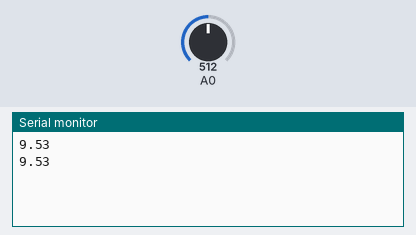
Recording of a sketch running on a simulated Arduino Uno, built with avr-gcc and run on an emulated ATmega328P. Shown: the last lines printed to the serial monitor. The inputs (shaded band) are chosen by the test bench; at power-on: A0 = 512.

Above: at 1.8 s.
1.9 s: A0 set to 0
At 2.8 s:
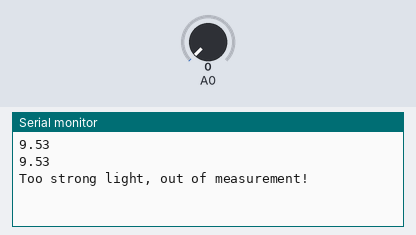
4.5 s: A0 set to 122
At 5.6 s:
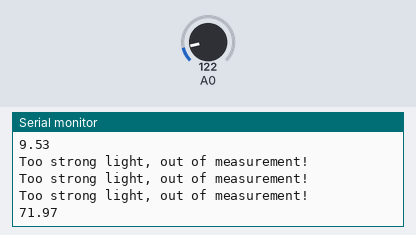

The sketch:

parimlahendus.ino
```cpp
/*
 * Capacitor = 100nF
 * Resistor = 4.7kOhm
 */


void setup() {
  // initialize serial communication at 9600 bits per second:
  Serial.begin(9600);
}

// the loop routine runs over and over again forever:
void loop() {
  // read the input on analog pin 0:
  float sensorValue = analogRead(A0);
  // Convert the analog reading (which goes from 0 - 1023) to a voltage (0 - 5V):
  if(sensorValue == 0){
    Serial.println("Too strong light, out of measurement!");
  }else{
    Serial.println(10000/sensorValue-10);
  }
  // print out the value you read:
  delay(1000);
}
```

Measured:
- after the input at 1.9 s, the serial monitor: prints a new line after 0.10 s (image 1)
- after the input at 4.5 s, the serial monitor: prints a new line after 0.50 s (image 2)
